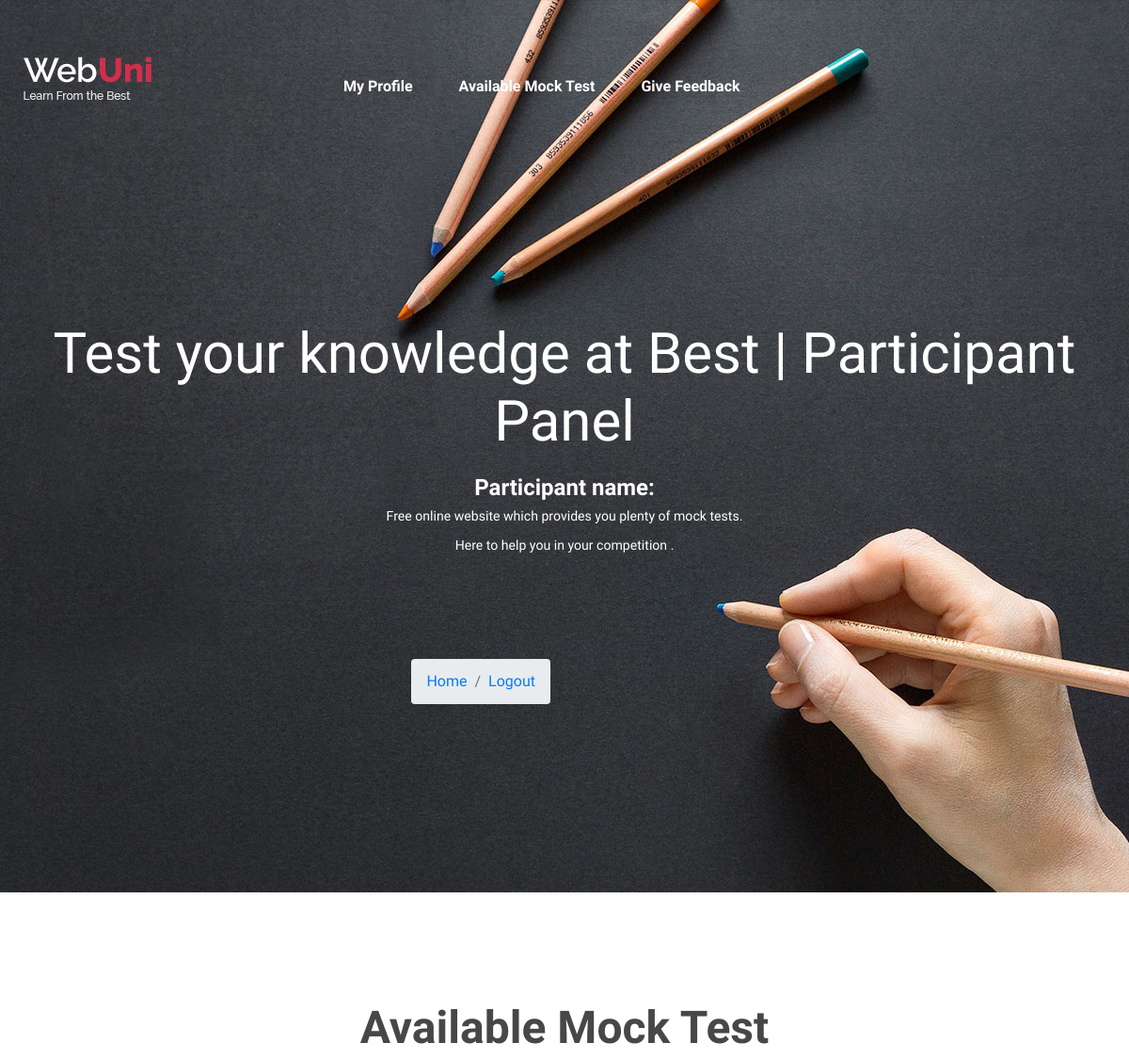
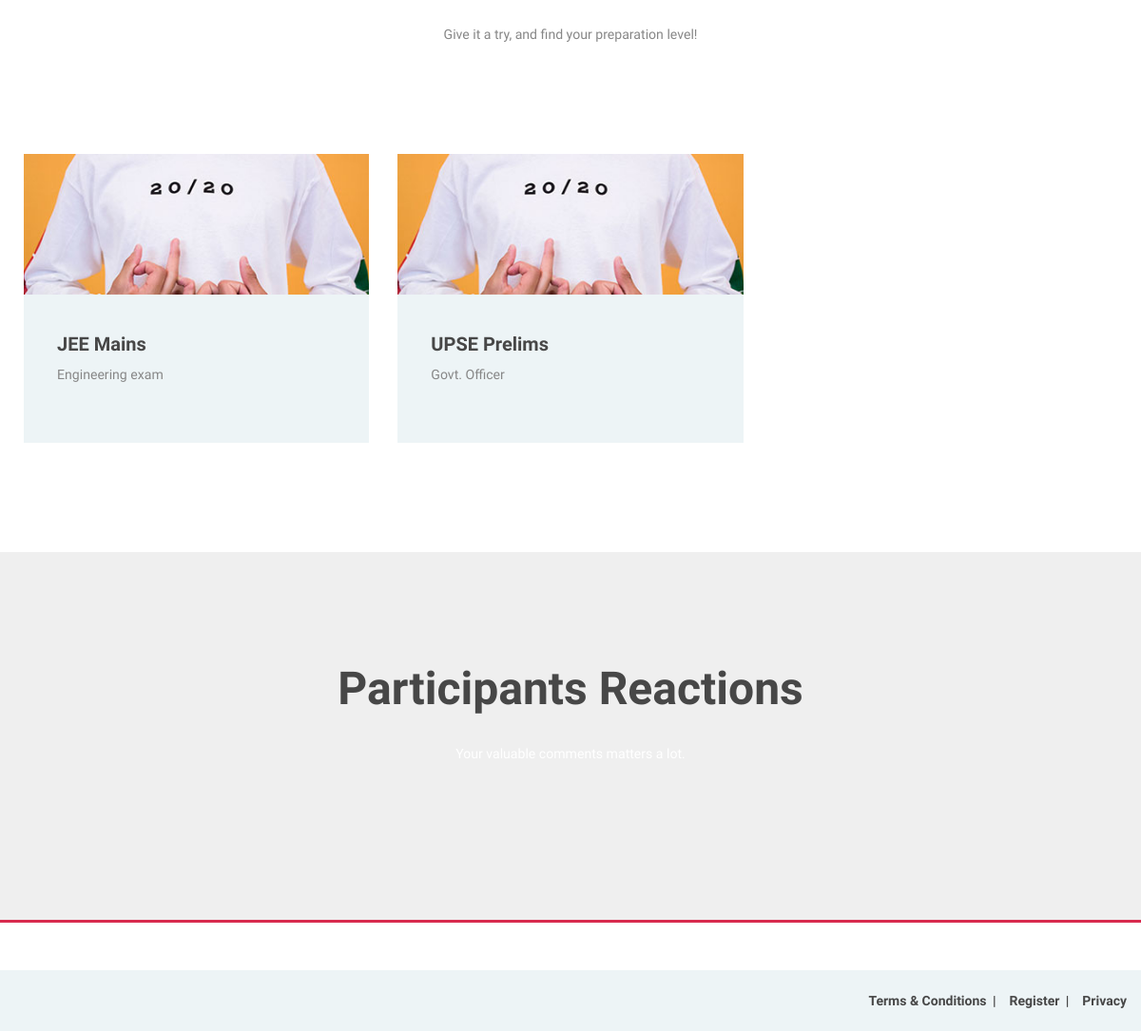
The app's page /participant_page with its own data (2 pictures, top to bottom).
### quiz_center/models.py (models this page shows)
class CompetitionType(models.Model):
    id=models.AutoField(primary_key=True)
    staff_id=models.ForeignKey(CustomUser,on_delete=models.CASCADE,default="")
    competition_name=models.CharField(max_length=255,default="")
    about=models.TextField(default="")
    created_at=models.DateTimeField(auto_now_add=True)
    updated_at=models.DateTimeField(auto_now_add=True)
    objects=models.Manager()

### quiz_center/Participantviews.py (the view)
# urls.py: path('participant_page', Participantviews.participant_page,name="participant_page"),
def participant_page(request):
    competition=CompetitionType.objects.all()
    feedback = FeedBack.objects.all()
    return render(request, "Participant_templates/participant_home.html",{"competition":competition,"feedback":feedback})

### quiz_center/templates/Participant_templates/participant_home.html (shortened to what this page needs)
{% load static %}
<!DOCTYPE html>
<html lang="en">
<head>
	<link rel="stylesheet" href='{% static "css/bootstrap.min.css" %}'/>
	<link rel="stylesheet" href='{% static "css/font-awesome.min.css" %}'/>
	<link rel="stylesheet" href='{% static "css/owl.carousel.css" %}'/>
	<link rel="stylesheet" href='{% static "css/style.css" %}'/>
</head>
<body>
	<header class="header-section">
		<div class="container">
			<div class="row">
				<div class="col-lg-3 col-md-3">
					<div class="site-logo">
						<img src='{% static "img/logo.png" %}' alt="loading...">
					</div>
				</div>
				<div class="col-lg-9 col-md-9">
					<nav class="main-menu">
						<ul>
							<li><a href="/view_profile">My Profile</a></li>
							<li><a href="/available_mock_test">Available Mock Test</a></li>
                            <li><a href="/add_feedback">Give Feedback</a></li>
						</ul>
					</nav>
				</div>
			</div>
		</div>
	</header>
	<section class="hero-section set-bg" data-setbg='{% static "img/bg.jpg" %}'>
		<div class="container">
			<div class="hero-text text-white">
				<h2>Test your knowledge at Best | Participant Panel</h2>
				<h4>Participant name: {{ user.first_name }}  {{ user.last_name }}</h4>
				<p>Free online website which provides you plenty of mock tests.<br>Here to help you in your competition .</p>
			</div>
			<div class="col-sm-6 col-lg-6">
				<ol class="breadcrumb float-sm-right">
					<li class="breadcrumb-item"><a href="">Home</a></li>
					<li class="breadcrumb-item active"><a href="/logout_page">Logout</a> </li>
				</ol>
			</div>
		</div>
	</section>
	<section class="categories-section spad">
		<div class="container" id="competition">
			<div class="section-title">
				<h2>Available Mock Test</h2>
				<p>Give it a try, and find your preparation level!</p>
			</div>
			<div class="row">
				{% for comp in competition %}
				<div class="col-lg-4 col-md-6">
					<div class="categorie-item">
						<div class="ci-thumb set-bg" data-setbg='{% static "img/categories/2.jpg" %}'></div>
						<div class="ci-text">
							<h5>{{ comp.competition_name }}</h5>
							<p>{{ comp.about }}</p>
						</div>
					</div>
				</div>
				{% endfor %}
			</div>
		</div>
	</section>
	<section class="categories-section spad" style="background-color:#EFEFEF;">
		<div class="container" >
			<div class="section-title">
				<h2>Participants Reactions</h2>
				<p style="color:white">Your valuable comments matters a lot.</p>
			</div>
		</div>
	</section>
	<footer class="footer-section ">
		<div class="footer-bottom">
			<div class="footer-warp">
				<ul class="footer-menu">
					<li><a href="#">Terms & Conditions</a></li>
					<li><a href="#">Register</a></li>
					<li><a href="#">Privacy</a></li>
				</ul>
			</div>
		</div>
	</footer>
</body>
</html>

### quiz_center/static/css/style.css (style rules this page uses)
html, body { height: 100%; font-family: 'Raleway', sans-serif; -webkit-font-smoothing: antialiased; font-smoothing: antialiased; }
h1, h2, h3, h4, h5, h6 { margin: 0; font-weight: 600; color: #474747; }
h2 { font-size: 36px; }
h4 { font-size: 24px; }
h5 { font-size: 20px; }
p { font-size: 14.1px; color: #878787; line-height: 2.2; font-weight: 500; }
img { max-width: 100%; }
::placeholder { font-style: italic; }
ul, ol { padding: 0; margin: 0; }
.section-title { text-align: center; padding: 0 110px; margin-bottom: 110px; }
.section-title h2 { font-size: 48px; font-weight: 600; margin-bottom: 25px; }
.section-title p { margin-bottom: 0; font-weight: 500; }
.set-bg { background-repeat: no-repeat; background-size: cover; background-position: top center; }
.spad { padding-top: 115px; padding-bottom: 115px; }
.text-white h1, .text-white h2, .text-white h3, .text-white h4, .text-white h5, .text-white h6, .text-white p, .text-white span, .text-white li, .text-white a { color: #fff; }
.header-section { position: absolute; width: 100%; top: 0; left: 0; padding-top: 60px; }
.site-logo { display: inline-block; }
.main-menu ul { list-style: none; }
.main-menu ul li { display: inline; }
.main-menu ul li a { display: inline-block; font-size: 16px; color: #fff; margin-left: 45px; font-weight: 600; padding: 20px 0 5px; }
.hero-section { height: 948px; }
.hero-text { text-align: center; padding-top: 340px; margin-bottom: 105px; }
.hero-text h2 { font-size: 60px; font-weight: 500; margin-bottom: 20px; }
.categories-section .container { margin-bottom: -34px; }
.categorie-item { margin-bottom: 34px; background: #edf4f6; -webkit-transition: all 0.4s; -o-transition: all 0.4s; transition: all 0.4s; }
.categorie-item .ci-thumb { background-size: cover; height: 148px; -webkit-transition: all 0.2s; -o-transition: all 0.2s; transition: all 0.2s; }
.categorie-item .ci-text { padding: 40px 35px; }
.categorie-item .ci-text h5 { margin-bottom: 5px; }
.footer-section { border-top: 3px solid #d82a4e; }
.footer-warp { max-width: 1559px; padding: 0 15px; margin: 0 auto; }
.footer-bottom { overflow: hidden; background: #edf4f6; padding: 20px 0; margin-top: 50px; }
.footer-menu { list-style: none; float: right; }
.footer-menu li { display: inline; }
.footer-menu li:last-child a { padding-right: 0; margin-right: 0; }
.footer-menu li:last-child a:after { display: none; }
.footer-menu li a { display: inline-block; font-size: 14px; font-weight: 600; color: #474747; padding-right: 10px; margin-right: 10px; position: relative; }
.footer-menu li a:after { position: absolute; content: "|"; right: 0; top: 0; }
@media (min-width: 1200px) { .container { max-width: 1180px; } }

### records on screen
CompetitionType: competition_name "JEE Mains", about "Engineering exam"
CompetitionType: competition_name "UPSE Prelims", about "Govt. Officer"
